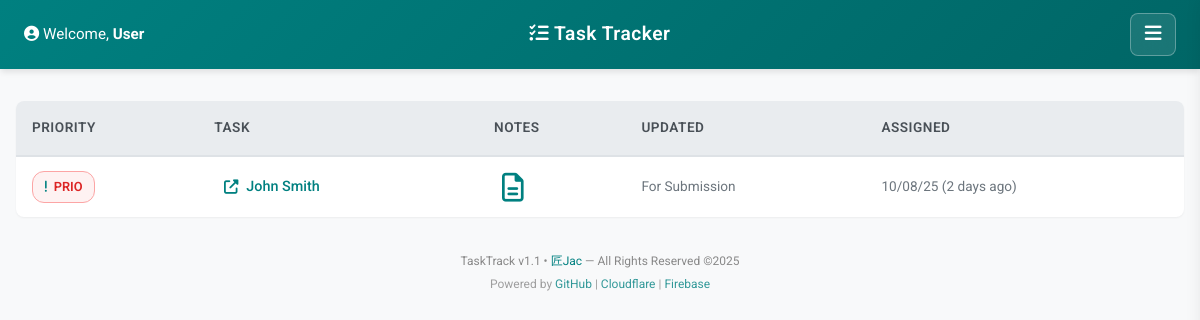
Screenshot of /index.php (signed in) with the database file from the repository.
### tables this page shows
CREATE TABLE `tasks` (
  `id` int(11) NOT NULL,
  `name` varchar(128) NOT NULL,
  `link` varchar(255) DEFAULT NULL,
  `priority` enum('LOW','MID','HIGH','PRIO','PEND','DONE') NOT NULL,
  `assigned_to` int(11) NOT NULL,
  `assigned_by` int(11) NOT NULL,
  `assigned_at` datetime DEFAULT NULL,
  `updated_at` datetime DEFAULT NULL,
  `completed_at` datetime DEFAULT NULL,
  `notes` text DEFAULT NULL
);

### index.php (the view, shortened to what this page needs)
<?php
include 'head.php';
include 'db.php';
$user_id = $_SESSION['user_id'];
$stmt = $conn->prepare('
    SELECT t.*, COUNT(n.id) as note_count
    FROM tasks t
    LEFT JOIN notes n ON t.id = n.task_id
    WHERE t.assigned_to = ? AND t.priority != "DONE"
    GROUP BY t.id
    ORDER BY
        (COUNT(n.id) = 0) DESC,  -- Tasks without notes first (1), then with notes (0)
        CASE
            WHEN COUNT(n.id) = 0 THEN t.assigned_at
            ELSE t.updated_at
        END ASC
');
$stmt->bind_param('i', $user_id);
$stmt->execute();
$tasks = $stmt->get_result()->fetch_all(MYSQLI_ASSOC);
$priorityData = [
    'LOW' => ['class' => 'priority-low', 'icon' => 'fa-arrow-down'],
    'MID' => ['class' => 'priority-mid', 'icon' => 'fa-minus'],
    'HIGH' => ['class' => 'priority-high', 'icon' => 'fa-arrow-up'],
    'PRIO' => ['class' => 'priority-prio', 'icon' => 'fa-exclamation'],
    'PEND' => ['class' => 'priority-pend', 'icon' => 'fa-hourglass-half']
];
function formatTaskDate($dateString) {
    $date = new DateTime($dateString);
    $now = new DateTime();
    $diff = $now->diff($date);
    $days = $diff->days;
    if ($days == 0) {
        return "Today (0 days ago)";
    }
    elseif ($days == 1) {
        return "Yesterday (1 day ago)";
    }
    else {
        $formattedDate = $date->format('m/d/y');
        return "$formattedDate ($days days ago)";
    }
}
?>
<link rel="stylesheet" href="css/index.css?v=2">
<div class="main-container">
    <div class="task-table-container">
        <?php if (empty($tasks)): ?>
            <div class="empty-state">
                <i class="fa fa-check-circle"></i>
                <h3>No Active Tasks</h3>
                <p>All tasks are completed! Great work!</p>
            </div>
        <?php else: ?>
            <table class="task-table">
                <thead>
                    <tr>
                        <th>Priority</th>
                        <th>Task</th>
                        <th>Notes</th>
                        <th>Updated</th>
                        <th>Assigned</th>
                    </tr>
                </thead>
                <tbody>
                    <?php foreach ($tasks as $t):
                        $priority = $t['priority'];
                        $priorityInfo = $priorityData[$priority] ?? $priorityData['LOW'];
                        $hasNotes = $t['note_count'] > 0;
                    ?>
                    <tr>
                        <td>
                            <span class="priority-badge <?= $priorityInfo['class'] ?>">
                                <i class="fa <?= $priorityInfo['icon'] ?>"></i>
                                <?= htmlspecialchars($priority) ?>
                            </span>
                        </td>
                        <td>
                            <a href="<?= htmlspecialchars($t['link']) ?>" target="_blank" class="task-link">
                                <i class="fa fa-external-link-alt"></i>
                                <?= htmlspecialchars($t['name']) ?>
                            </a>
                        </td>
<td>
    <button class="action-btn" onclick="showNotes(<?= $t['id'] ?>, '<?= addslashes($t['name']) ?>');return false;" title="View/Add Notes">
        <i class="fa-regular fa-file-lines notes-icon"></i>
    </button>
</td>
                        <td>
                            <div class="date-info">
                                <span class="date-main">
                                    <?= $hasNotes ? formatTaskDate($t['updated_at']) : 'For Submission' ?>
                                </span>
                            </div>
                        </td>
                        <td>
                            <div class="date-info">
                                <span class="date-main"><?= formatTaskDate($t['assigned_at']) ?></span>
                            </div>
                        </td>
                    </tr>
                    <?php endforeach; ?>
                </tbody>
            </table>
        <?php endif; ?>
    </div>
</div>
<?php include 'foot.php'; ?>

### css/main.css (style rules this page uses)
:root { --teal-50: #f0fdfa; --teal-100: #ccfbf1; --teal-200: #99f6e4; --teal-300: #5eead4; --teal-400: #2dd4bf; --teal-500: #14b8a6; --teal-600: #0d9488; --teal-700: #0f766e; --teal-800: #115e59; --teal-900: #134e4a; --primary: #008080; --primary-dark: #006666; --primary-light: #00a3a3; --success: #28a745; --warning: #ffc107; --danger: #dc3545; --info: #17a2b8; --white: #ffffff; --gray-50: #f8f9fa; --gray-100: #f1f3f5; --gray-200: #e9ecef; --gray-300: #dee2e6; --gray-400: #ced4da; --gray-500: #adb5bd; --gray-600: #6c757d; --gray-700: #495057; --gray-800: #343a40; --gray-900: #212529; --black: #000000; --space-xs: 0.25rem; --space-sm: 0.5rem; --space-md: 1rem; --space-lg: 1.5rem; --space-xl: 2rem; --space-2xl: 3rem; --radius-sm: 0.25rem; --radius-md: 0.375rem; --radius-lg: 0.5rem; --radius-xl: 0.75rem; --shadow-sm: 0 1px 2px 0 rgba(0, 0, 0, 0.05); --shadow-md: 0 4px 6px -1px rgba(0, 0, 0, 0.1); --shadow-lg: 0 10px 15px -3px rgba(0, 0, 0, 0.1); }
* { margin: 0; padding: 0; box-sizing: border-box; }
html { font-size: 16px; scroll-behavior: smooth; }
body { font-family: 'Roboto', sans-serif; font-weight: 400; line-height: 1.6; color: var(--gray-800); background-color: var(--gray-50); -webkit-font-smoothing: antialiased; -moz-osx-font-smoothing: grayscale; }
a { color: var(--primary); text-decoration: none; transition: color 0.2s ease; }

### css/index.css (style rules this page uses)
.main-container { max-width: 1400px; margin: var(--space-xl) auto; padding: 0 var(--space-md); }
.task-table-container { background: var(--white); border-radius: var(--radius-lg); box-shadow: var(--shadow-sm); overflow: hidden; }
.task-table { width: 100%; border-collapse: collapse; }
.task-table th { background: var(--gray-200); color: var(--gray-700); padding: var(--space-md); text-align: left; font-weight: 600; font-size: 0.85rem; text-transform: uppercase; letter-spacing: 0.5px; border-bottom: 2px solid var(--gray-300); }
.task-table td { padding: 0.5rem 1rem; border-bottom: 1px solid var(--gray-200); font-size: 0.9rem; color: var(--gray-600); vertical-align: middle; }
.task-table tr:last-child td { border-bottom: none; }
.priority-badge { display: inline-flex; align-items: center; gap: 0.4rem; padding: 0.3rem 0.7rem; border-radius: 12px; font-size: 0.8rem; font-weight: 500; border: 1px solid; }
.priority-prio { background: #fef2f2; color: #dc2626; border-color: #fca5a5; font-weight: 600; }
.notes-icon { color: var(--primary); font-size: 1.8rem; transition: all 0.3s ease; }
.task-link { color: var(--primary); text-decoration: none; font-weight: 500; display: inline-flex; align-items: center; gap: 0.5rem; transition: all 0.3s ease; padding: 0.3rem 0.6rem; border-radius: var(--radius-md); position: relative; }
.task-link .fa, .task-link .fas, .task-link .fa-solid, .task-link .fa-regular { transition: transform 0.3s ease; }
.action-btn { background: none; border: none; color: var(--primary); cursor: pointer; padding: 0.5rem; border-radius: var(--radius-md); transition: all 0.3s ease; font-size: 0.9rem; display: flex; align-items: center; justify-content: center; }
.action-btn .fa, .action-btn .fas, .action-btn .fa-solid, .action-btn .fa-regular { transition: transform 0.3s ease; }
.date-info { display: flex; align-items: center; gap: 0.5rem; white-space: nowrap; position: relative; transition: all 0.3s ease; }
.date-main { font-weight: 400; font-size: 0.85rem; color: var(--gray-600); transition: all 0.3s ease; }
.task-table .fa, .task-table .fas, .task-table .fa-solid, .task-table .fa-regular { color: var(--primary); transition: transform 0.2s ease; }

### rows the page displays
tasks: priority "PRIO", name "John Smith", assigned_at "10/08/25 (2 days ago)"

### other values shown
$username "User"
